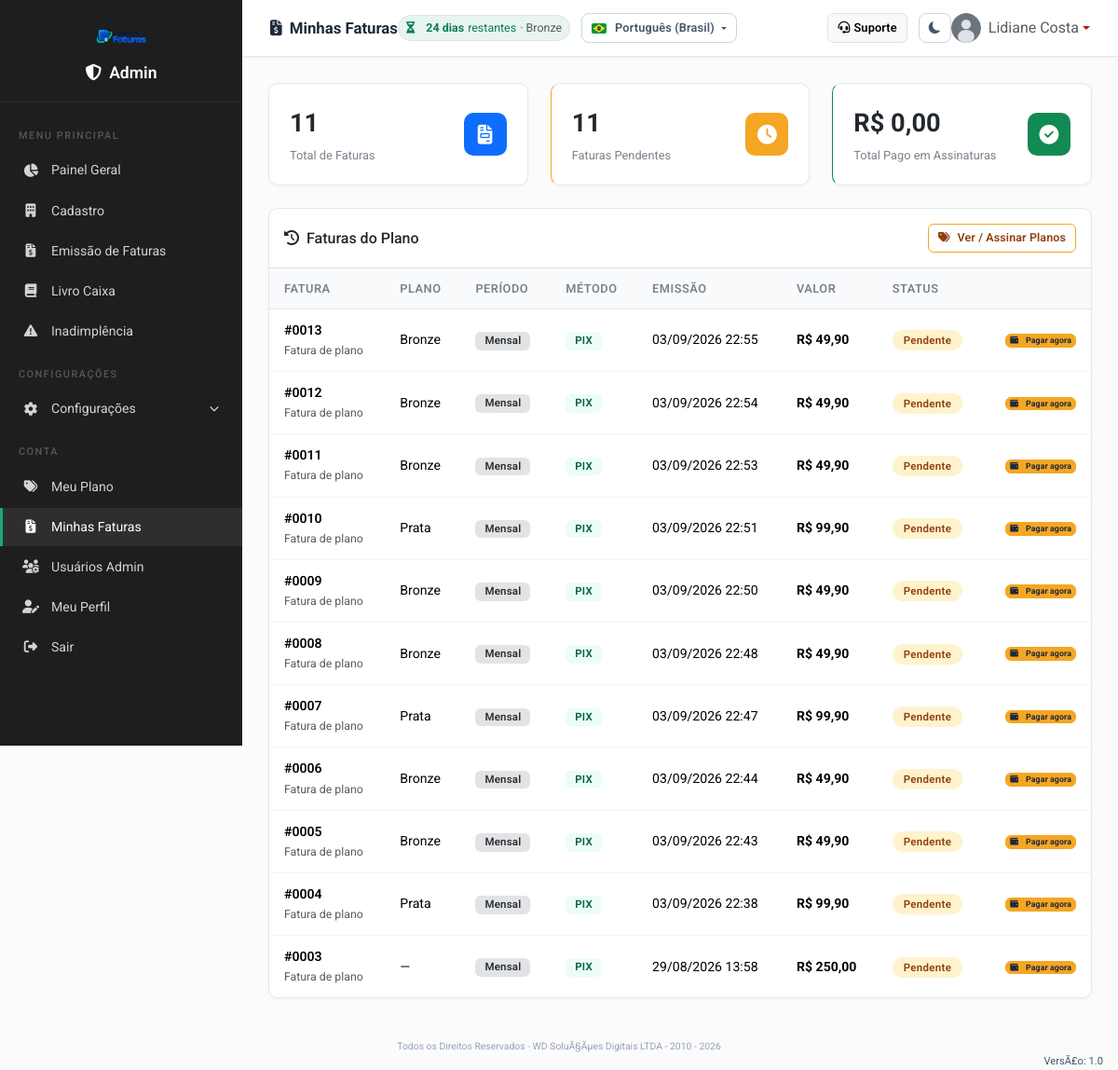
The app's page /admin/minhas_faturas.php (signed in) with its own data.
### tables this page shows
CREATE TABLE `configuracoes` (
  `id` int(11) NOT NULL AUTO_INCREMENT,
  `admin_id` int(11) DEFAULT NULL,
  `chave` varchar(100) NOT NULL,
  `valor` text DEFAULT NULL,
  `criado_em` timestamp NOT NULL DEFAULT current_timestamp() ON UPDATE current_timestamp(),
  PRIMARY KEY (`id`),
  UNIQUE KEY `uq_admin_chave` (`admin_id`,`chave`),
  KEY `idx_config_admin` (`admin_id`)
);

CREATE TABLE `admin_planos` (
  `id` int(11) NOT NULL AUTO_INCREMENT,
  `admin_id` int(11) NOT NULL,
  `plano_id` int(11) NOT NULL,
  `data_inicio` date DEFAULT NULL,
  `data_fim` date DEFAULT NULL,
  `atualizado_em` timestamp NOT NULL DEFAULT current_timestamp() ON UPDATE current_timestamp(),
  PRIMARY KEY (`id`),
  UNIQUE KEY `uq_admin_plano` (`admin_id`),
  KEY `plano_id` (`plano_id`),
  CONSTRAINT `admin_planos_ibfk_1` FOREIGN KEY (`admin_id`) REFERENCES `administradores` (`id`) ON DELETE CASCADE,
  CONSTRAINT `admin_planos_ibfk_2` FOREIGN KEY (`plano_id`) REFERENCES `planos` (`id`) ON DELETE CASCADE
);

CREATE TABLE `planos` (
  `id` int(11) NOT NULL AUTO_INCREMENT,
  `nome` varchar(50) NOT NULL,
  `slug` varchar(50) NOT NULL,
  `preco` decimal(10,2) DEFAULT 0.00,
  `descricao` varchar(500) DEFAULT NULL,
  `beneficios` text DEFAULT NULL,
  `max_clientes` int(11) DEFAULT NULL,
  `max_usuarios` int(11) DEFAULT NULL,
  `max_faturas_mensais` int(11) DEFAULT NULL,
  `whatsapp_cobranca` tinyint(1) DEFAULT 1,
  `email_cobranca` tinyint(1) DEFAULT 1,
  `cor` varchar(20) DEFAULT 'secondary',
  `icon` varchar(100) DEFAULT NULL,
  `ativo` tinyint(1) DEFAULT 1,
  `ordem` int(11) DEFAULT 0,
  `criado_em` timestamp NOT NULL DEFAULT current_timestamp(),
  PRIMARY KEY (`id`),
  UNIQUE KEY `slug` (`slug`)
);

CREATE TABLE `planos_pagamentos` (
  `id` int(11) NOT NULL AUTO_INCREMENT,
  `admin_id` int(11) NOT NULL,
  `plano_id` int(11) NOT NULL,
  `valor` decimal(10,2) NOT NULL,
  `duracao_meses` int(11) DEFAULT 1,
  `descricao` varchar(200) DEFAULT NULL,
  `codigo_solicitacao` varchar(100) DEFAULT NULL,
  `qr_code` longtext DEFAULT NULL,
  `pix_copia_cola` text DEFAULT NULL,
  `metodo` varchar(20) DEFAULT 'pix',
  `boleto_url` varchar(500) DEFAULT NULL,
  `boleto_codigo_barras` varchar(200) DEFAULT NULL,
  `boleto_linha_digitavel` varchar(200) DEFAULT NULL,
  `mp_status` varchar(50) DEFAULT NULL,
  `status` varchar(30) DEFAULT 'pendente',
  `criado_em` timestamp NOT NULL DEFAULT current_timestamp(),
  `pago_em` timestamp NULL DEFAULT NULL,
  PRIMARY KEY (`id`),
  KEY `idx_planos_pag_admin` (`admin_id`),
  KEY `idx_planos_pag_codigo` (`codigo_solicitacao`)
);

### admin/minhas_faturas.php (the view, shortened to what the rows shown need)
<?php
require_once __DIR__ . '/../config/settings.php';
$pdo = getConnection();
$adminId = (int)$_SESSION['admin_id'];
$stmtPlano = $pdo->prepare("
    SELECT p.nome AS plano_nome, p.cor AS plano_cor, ap.data_inicio, ap.data_fim
    FROM admin_planos ap
    JOIN planos p ON p.id = ap.plano_id
    WHERE ap.admin_id = ?
    ORDER BY ap.id DESC LIMIT 1
");
$stmtPlano->execute([$adminId]);
$meuPlanoInfo = $stmtPlano->fetch();
$diasRestantes = null;
if ($meuPlanoInfo && !empty($meuPlanoInfo['data_fim'])) {
    $diasRestantes = (int)floor((strtotime($meuPlanoInfo['data_fim']) - strtotime(date('Y-m-d'))) / 86400);
}
$faturas = $pdo->prepare("
    SELECT pp.*, p.nome AS plano_nome
    FROM planos_pagamentos pp
    LEFT JOIN planos p ON p.id = pp.plano_id
    WHERE pp.admin_id = ?
    ORDER BY pp.criado_em DESC, pp.id DESC
");
$faturas->execute([$adminId]);
$faturas = $faturas->fetchAll();
$periodoLabel = [1 => 'Mensal', 3 => 'Trimestral', 6 => 'Semestral', 12 => 'Anual'];
$badgeStatus = [
    'pendente'  => ['badge-pendente',  'Pendente'],
    'pago'      => ['badge-pago',      'Pago'],
    'expirado'  => ['badge-cancelado', 'Expirado'],
    'cancelado' => ['badge-cancelado', 'Cancelado'],
    'vencido'   => ['badge-vencido',   'Vencido'],
];
$metodoLabel = ['pix' => 'PIX', 'boleto' => 'Boleto', 'cartao' => 'Cartão'];
$metodoBadge = [
    'pix'    => 'badge-api-ativa bg-success',
    'boleto' => 'badge-api-ativa bg-warning text-dark',
    'cartao' => 'badge-api-ativa bg-primary',
];
include __DIR__ . '/../includes/header.php';
include __DIR__ . '/../includes/sidebar_admin.php';
?>
<div class="main-content">
    <div class="topbar">
        <?php if (!empty($meuPlanoInfo) && $diasRestantes !== null): ?>
        <span class="d-inline-flex align-items-center gap-1 me-2 py-1 px-2 rounded-pill" style="font-size:0.78rem;border:1px solid #dee2e6;<?= $diasRestantes <= 7 ? 'background:#fff3cd;color:#856404;border-color:#ffc107;' : 'background:#e8f5ee;color:#0f7b5c;' ?>">
            <i class="fas fa-hourglass-half me-1"></i>
            <?php if ($diasRestantes <= 0): ?>
                <strong class="ms-1">Plano vencido</strong>
            <?php elseif ($diasRestantes === 1): ?>
                <strong class="ms-1">Vence hoje</strong>
            <?php else: ?>
                <strong class="ms-1"><?= $diasRestantes ?> dia<?= $diasRestantes > 1 ? 's' : '' ?></strong> restantes
            <?php endif; ?>
            <span class="text-muted">· <?= htmlspecialchars($meuPlanoInfo['plano_nome']) ?></span>
        </span>
        <?php endif; ?>
    </div>
    <div class="content-area fade-in">
        <div class="table-card">
            <div class="table-responsive">
                <table class="table table-hover">
                    <thead>
                        <tr>
                            <th>Fatura</th>
                            <th>Plano</th>
                            <th>Período</th>
                            <th>Método</th>
                            <th>Emissão</th>
                            <th>Valor</th>
                            <th>Status</th>
                            <th></th>
                        </tr>
                    </thead>
                    <tbody>
                        <?php if (empty($faturas)): ?>
                            <tr><td colspan="8" class="text-center text-muted py-4">Nenhuma fatura encontrada.</td></tr>
                        <?php else: foreach ($faturas as $f): ?>
                            <?php
                                $st = $f['status'];
                                $badge = $badgeStatus[$st] ?? ['badge-pendente', ucfirst($st)];
                                $periodo = $periodoLabel[(int)($f['duracao_meses'] ?? 1)] ?? ((int)($f['duracao_meses'] ?? 1) . ' meses');
                                $isPendente = ($st === 'pendente');
                            ?>
                            <tr>
                                <td>
                                    <div class="fw-semibold">#<?= str_pad((string)$f['id'], 4, '0', STR_PAD_LEFT) ?></div>
                                    <small class="text-muted"><?= htmlspecialchars($f['descricao'] ?: 'Fatura de plano') ?></small>
                                </td>
                                <td><?= htmlspecialchars($f['plano_nome'] ?? '—') ?></td>
                                <td><span class="badge bg-secondary-subtle text-secondary-emphasis"><?= htmlspecialchars($periodo) ?></span></td>
                                <td><span class="badge <?= $metodoBadge[$f['metodo'] ?? 'pix'] ?? 'badge-api-ativa bg-secondary' ?>"><?= htmlspecialchars($metodoLabel[$f['metodo'] ?? 'pix'] ?? 'PIX') ?></span></td>
                                <td><?= date('d/m/Y H:i', strtotime($f['criado_em'])) ?></td>
                                <td><strong>R$ <?= number_format((float)$f['valor'], 2, ',', '.') ?></strong></td>
                                <td><span class="badge-status <?= $badge[0] ?>"><?= $badge[1] ?></span></td>
                                <td class="text-end">
                                    <?php if ($isPendente && ($f['metodo'] ?? 'pix') === 'boleto'): ?>
                                        <button class="btn btn-sm btn-warning fw-bold" onclick="abrirFatura(<?= (int)$f['id'] ?>)">
                                            <i class="fas fa-barcode me-1"></i>Pagar boleto
                                        </button>
                                    <?php elseif ($isPendente && ($f['metodo'] ?? 'pix') === 'cartao'): ?>
                                        <button class="btn btn-sm btn-outline-primary fw-semibold" onclick="verificarCartaoFatura(<?= (int)$f['id'] ?>, this)">
                                            <i class="fas fa-sync-alt me-1"></i>Verificar pagamento
                                        </button>
                                    <?php elseif ($isPendente): ?>
                                        <button class="btn btn-sm btn-warning fw-bold" onclick="abrirFatura(<?= (int)$f['id'] ?>)">
                                            <i class="fas fa-wallet me-1"></i>Pagar agora
                                        </button>
                                    <?php elseif ($st === 'pago'): ?>
                                        <span class="text-success small"><i class="fas fa-check-circle me-1"></i>Confirmado</span>
                                    <?php else: ?>
                                        <a href="/cobranca/admin/meu_plano.php" class="btn btn-sm btn-outline-warning fw-semibold">Nova assinatura</a>
                                    <?php endif; ?>
                                </td>
                            </tr>
                        <?php endforeach; endif; ?>
                    </tbody>
                </table>
            </div>
        </div>
    </div>
</div>
<?php include __DIR__ . '/../includes/footer.php'; ?>

### includes/sidebar_admin.php (shortened to what the rows shown need)
<aside class="sidebar" id="sidebar">
    <div class="sidebar-header">
        <?php if ($logo): ?>
            <img src="<?= htmlspecialchars($logo) ?>" alt="Logo" style="max-width: 150px;">
        <?php endif; ?>
        <h4><i class="fas fa-shield-halved me-2"></i><?= t('layout.admin_area') ?></h4>
    </div>
</aside>

### records on screen
configuracoes: valor (picture)
admin_planos: data_fim "24", plano.nome "Bronze"
planos_pagamentos: id "0013", descricao "Fatura de plano", plano.nome "Bronze", duracao_meses "Mensal", metodo "PIX", criado_em "03/09/2026 22:55", valor "49,90", status "Pendente"
planos_pagamentos: id "0012", descricao "Fatura de plano", plano.nome "Bronze", duracao_meses "Mensal", metodo "PIX", criado_em "03/09/2026 22:54", valor "49,90", status "Pendente"
planos_pagamentos: id "0011", descricao "Fatura de plano", plano.nome "Bronze", duracao_meses "Mensal", metodo "PIX", criado_em "03/09/2026 22:53", valor "49,90", status "Pendente"
planos_pagamentos: id "0010", descricao "Fatura de plano", plano.nome "Prata", duracao_meses "Mensal", metodo "PIX", criado_em "03/09/2026 22:51", valor "99,90", status "Pendente"
planos_pagamentos: id "0009", descricao "Fatura de plano", plano.nome "Bronze", duracao_meses "Mensal", metodo "PIX", criado_em "03/09/2026 22:50", valor "49,90", status "Pendente"
planos_pagamentos: id "0008", descricao "Fatura de plano", plano.nome "Bronze", duracao_meses "Mensal", metodo "PIX", criado_em "03/09/2026 22:48", valor "49,90", status "Pendente"
planos_pagamentos: id "0007", descricao "Fatura de plano", plano.nome "Prata", duracao_meses "Mensal", metodo "PIX", criado_em "03/09/2026 22:47", valor "99,90", status "Pendente"
planos_pagamentos: id "0006", descricao "Fatura de plano", plano.nome "Bronze", duracao_meses "Mensal", metodo "PIX", criado_em "03/09/2026 22:44", valor "49,90", status "Pendente"
planos_pagamentos: id "0005", descricao "Fatura de plano", plano.nome "Bronze", duracao_meses "Mensal", metodo "PIX", criado_em "03/09/2026 22:43", valor "49,90", status "Pendente"
planos_pagamentos: id "0004", descricao "Fatura de plano", plano.nome "Prata", duracao_meses "Mensal", metodo "PIX", criado_em "03/09/2026 22:38", valor "99,90", status "Pendente"
planos_pagamentos: id "0003", descricao "Fatura de plano", plano_nome "—", duracao_meses "Mensal", metodo "PIX", criado_em "29/08/2026 13:58", valor "250,00", status "Pendente"

### other values on screen
t('layout.admin_area') "Admin"
t('layout.menu_label') "MENU PRINCIPAL"
t('nav.painel_geral') "Painel Geral"
t('nav.cadastro') "Cadastro"
t('nav.emissao') "Emissão de Faturas"
t('nav.livro_caixa') "Livro Caixa"
t('nav.inadimplencia') "Inadimplência"
t('nav.configuracoes') "CONFIGURAÇÕES"
t('nav.configuracoes') "Configurações"
t('layout.conta') "CONTA"
t('nav.meu_plano') "Meu Plano"
t('nav.minhas_faturas') "Minhas Faturas"
t('nav.usuarios_admin') "Usuários Admin"
t('nav.meu_perfil') "Meu Perfil"
t('nav.sair') "Sair"
